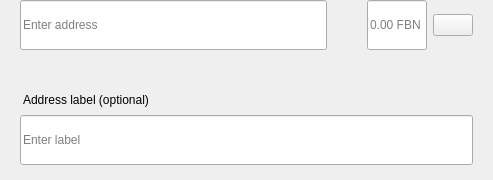
<?xml version="1.0" encoding="UTF-8"?>
<ui version="4.0">
 <class>SendMultiRow</class>
 <widget class="QWidget" name="SendMultiRow">
  <property name="geometry">
   <rect>
    <x>0</x>
    <y>0</y>
    <width>493</width>
    <height>180</height>
   </rect>
  </property>
  <property name="minimumSize">
   <size>
    <width>0</width>
    <height>0</height>
   </size>
  </property>
  <property name="maximumSize">
   <size>
    <width>16777215</width>
    <height>16777215</height>
   </size>
  </property>
  <property name="windowTitle">
   <string>Form</string>
  </property>
  <layout class="QVBoxLayout" name="verticalLayout_3">
   <property name="spacing">
    <number>0</number>
   </property>
   <property name="leftMargin">
    <number>0</number>
   </property>
   <property name="topMargin">
    <number>0</number>
   </property>
   <property name="rightMargin">
    <number>20</number>
   </property>
   <property name="bottomMargin">
    <number>5</number>
   </property>
   <item alignment="Qt::AlignTop">
    <widget class="QWidget" name="widget" native="true">
     <property name="sizePolicy">
      <sizepolicy hsizetype="Expanding" vsizetype="Maximum">
       <horstretch>0</horstretch>
       <verstretch>0</verstretch>
      </sizepolicy>
     </property>
     <property name="minimumSize">
      <size>
       <width>0</width>
       <height>60</height>
      </size>
     </property>
     <property name="maximumSize">
      <size>
       <width>16777215</width>
       <height>85</height>
      </size>
     </property>
     <layout class="QHBoxLayout" name="horizontalLayout" stretch="6,0,2">
      <property name="spacing">
       <number>0</number>
      </property>
      <property name="leftMargin">
       <number>8</number>
      </property>
      <property name="topMargin">
       <number>0</number>
      </property>
      <property name="rightMargin">
       <number>0</number>
      </property>
      <property name="bottomMargin">
       <number>0</number>
      </property>
      <item alignment="Qt::AlignTop">
       <widget class="QStackedWidget" name="stackedAddress">
        <property name="minimumSize">
         <size>
          <width>0</width>
          <height>50</height>
         </size>
        </property>
        <property name="maximumSize">
         <size>
          <width>16777215</width>
          <height>50</height>
         </size>
        </property>
        <widget class="QWidget" name="page_4">
         <property name="sizePolicy">
          <sizepolicy hsizetype="Expanding" vsizetype="Preferred">
           <horstretch>0</horstretch>
           <verstretch>0</verstretch>
          </sizepolicy>
         </property>
         <property name="minimumSize">
          <size>
           <width>0</width>
           <height>50</height>
          </size>
         </property>
         <property name="maximumSize">
          <size>
           <width>16777215</width>
           <height>55</height>
          </size>
         </property>
         <layout class="QVBoxLayout" name="verticalLayout_7">
          <property name="spacing">
           <number>0</number>
          </property>
          <property name="leftMargin">
           <number>12</number>
          </property>
          <property name="topMargin">
           <number>0</number>
          </property>
          <property name="rightMargin">
           <number>0</number>
          </property>
          <property name="bottomMargin">
           <number>0</number>
          </property>
          <item>
           <widget class="QLineEdit" name="lineEditAddress">
            <property name="minimumSize">
             <size>
              <width>0</width>
              <height>50</height>
             </size>
            </property>
            <property name="maximumSize">
             <size>
              <width>16777215</width>
              <height>50</height>
             </size>
            </property>
            <property name="placeholderText">
             <string>Enter address</string>
            </property>
           </widget>
          </item>
         </layout>
        </widget>
        <widget class="QWidget" name="page_3"/>
       </widget>
      </item>
      <item>
       <spacer name="horizontalSpacer_3">
        <property name="orientation">
         <enum>Qt::Horizontal</enum>
        </property>
        <property name="sizeType">
         <enum>QSizePolicy::Fixed</enum>
        </property>
        <property name="sizeHint" stdset="0">
         <size>
          <width>40</width>
          <height>20</height>
         </size>
        </property>
       </spacer>
      </item>
      <item>
       <layout class="QHBoxLayout" name="horizontalLayout_2">
        <property name="spacing">
         <number>6</number>
        </property>
        <item alignment="Qt::AlignTop">
         <widget class="QLineEdit" name="lineEditAmount">
          <property name="sizePolicy">
           <sizepolicy hsizetype="Expanding" vsizetype="Preferred">
            <horstretch>0</horstretch>
            <verstretch>0</verstretch>
           </sizepolicy>
          </property>
          <property name="minimumSize">
           <size>
            <width>0</width>
            <height>50</height>
           </size>
          </property>
          <property name="maximumSize">
           <size>
            <width>16777215</width>
            <height>50</height>
           </size>
          </property>
          <property name="maxLength">
           <number>17</number>
          </property>
          <property name="alignment">
           <set>Qt::AlignLeading|Qt::AlignLeft|Qt::AlignVCenter</set>
          </property>
          <property name="placeholderText">
           <string notr="true">0.00 FBN</string>
          </property>
         </widget>
        </item>
        <item>
         <layout class="QVBoxLayout" name="verticalLayout">
          <property name="topMargin">
           <number>14</number>
          </property>
          <property name="bottomMargin">
           <number>0</number>
          </property>
          <item alignment="Qt::AlignTop">
           <widget class="QPushButton" name="btnMenu">
            <property name="minimumSize">
             <size>
              <width>0</width>
              <height>0</height>
             </size>
            </property>
            <property name="maximumSize">
             <size>
              <width>16777215</width>
              <height>16777215</height>
             </size>
            </property>
            <property name="focusPolicy">
             <enum>Qt::NoFocus</enum>
            </property>
            <property name="text">
             <string/>
            </property>
           </widget>
          </item>
         </layout>
        </item>
       </layout>
      </item>
     </layout>
    </widget>
   </item>
   <item>
    <widget class="QWidget" name="layoutLabel" native="true">
     <property name="minimumSize">
      <size>
       <width>0</width>
       <height>0</height>
      </size>
     </property>
     <property name="maximumSize">
      <size>
       <width>16777215</width>
       <height>16777215</height>
      </size>
     </property>
     <layout class="QVBoxLayout" name="verticalLayout_9">
      <property name="spacing">
       <number>6</number>
      </property>
      <property name="leftMargin">
       <number>20</number>
      </property>
      <property name="topMargin">
       <number>0</number>
      </property>
      <property name="rightMargin">
       <number>0</number>
      </property>
      <property name="bottomMargin">
       <number>10</number>
      </property>
      <item>
       <spacer name="verticalSpacer">
        <property name="orientation">
         <enum>Qt::Vertical</enum>
        </property>
        <property name="sizeType">
         <enum>QSizePolicy::Fixed</enum>
        </property>
        <property name="sizeHint" stdset="0">
         <size>
          <width>20</width>
          <height>20</height>
         </size>
        </property>
       </spacer>
      </item>
      <item>
       <widget class="QLabel" name="labelSubtitleDescription">
        <property name="styleSheet">
         <string notr="true">margin-bottom:2px;
margin-left:0.05px;
padding:0px;</string>
        </property>
        <property name="text">
         <string>Address label (optional)</string>
        </property>
       </widget>
      </item>
      <item>
       <widget class="QLineEdit" name="lineEditDescription">
        <property name="minimumSize">
         <size>
          <width>0</width>
          <height>50</height>
         </size>
        </property>
        <property name="maximumSize">
         <size>
          <width>16777215</width>
          <height>50</height>
         </size>
        </property>
        <property name="placeholderText">
         <string>Enter label</string>
        </property>
       </widget>
      </item>
     </layout>
    </widget>
   </item>
  </layout>
 </widget>
 <resources/>
 <connections/>
</ui>
